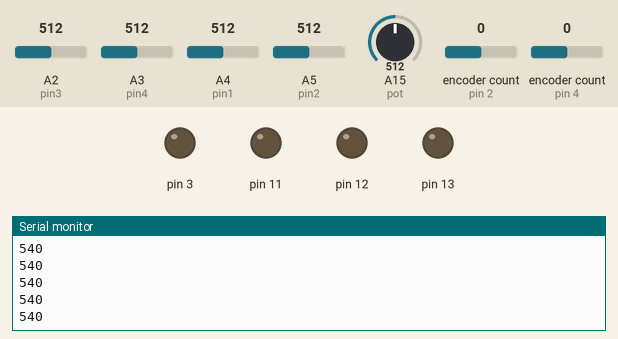
This sketch was run on a simulated Arduino Mega 2560, built with avr-gcc and run on an emulated ATmega2560. Shown: output pins drawn as LEDs (lit = HIGH), the last lines printed to the serial monitor. The test bench sets the inputs (shaded band); at power-on: A15 (pot) = 512, A2 (pin3) = 512, A3 (pin4) = 512, A4 (pin1) = 512, A5 (pin2) = 512, encoder count (sensors on pin 2, pin 4) 0.

Above: at 1.2 s.
1.3 s: A15 (pot) set to 90
At 2.3 s:
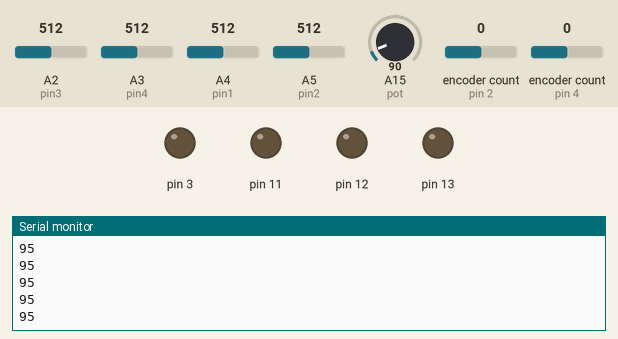
2.8 s: A15 (pot) set to 80
At 3.3 s:
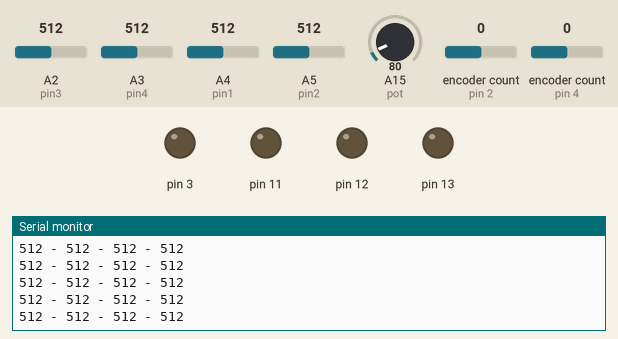
Timing chart, 0 to 5.8 s (numbered marks = the images above; inputs shaded):
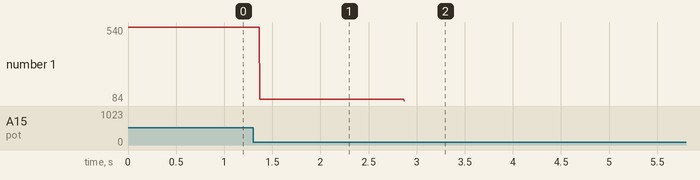

The sketch:

potentio_avec_angle_limit.ino
```cpp
#include <Encoder.h>

Encoder myEnc(2, 5);
Encoder MyEnc2(4, 6);

// var asservissement -- debut
long commande1 = 0;
long commande2 = 0;
int erreur1;
int erreur2;

float kp = 50;
float ki = 0.02;

long t_history = 0;
long t = 0;

float accumulation1 = 0;
float accumulation2 = 0;


// var asservissement -- fin

int pin1 = A4; // bleu              bleu | jaune
int pin2 = A5; // jaune             -----------------------
int pin3 = A2; // rose              rose | violet
int pin4 = A3; // violet

int pot = A15; // potentiometre

String space = " - ";
int sensorVal_1, sensorVal_2, sensorVal_3, sensorVal_4; // resistance de 1OO ohm

void setup() {

  Serial.begin(9600);

  pinMode(3, OUTPUT);
  pinMode(11, OUTPUT);
  pinMode(12, OUTPUT);
  pinMode(13, OUTPUT);

  pinMode(pot,INPUT);

  Serial.begin(9600);
  pinMode(sensorVal_1, INPUT);
  pinMode(sensorVal_2, INPUT);
  pinMode(sensorVal_3, INPUT);
  pinMode(sensorVal_4, INPUT);


}

void loop() {

  int valPotentio = analogRead(pot);
  valPotentio = map(valPotentio, 0, 1023, 0, 1080); // angle 180 à redéfinir
  Serial.println(valPotentio);
  // voir quel moteur est contrôlé par le potentiometre
  // il faut aussi définir l'angle limite pour les 2 moteurs
  // L'angle limite facilement définissable avec le potentiometre
  // pour l'autre moteur

  while(valPotentio<90){ // faire des tests et voir quels sont les valeurs/le domaine où le potentiometre pourra marcher ex: entre 20 et 200

    sensorVal_1 = analogRead(pin1); // photosensor 1
    sensorVal_2 = analogRead(pin2); // photosensor 2
    sensorVal_3 = analogRead(pin3); // photosensor 3
    sensorVal_4 = analogRead(pin4); // photosensor 4
    Serial.print(sensorVal_1+space);
    Serial.print(sensorVal_2+space);
    Serial.print(sensorVal_3+space);
    Serial.print(sensorVal_4);
    Serial.println();

    t = millis();
    // erreur : diff1, etc
    //accumulation = accumulation + ki*erreur*(t - t_history);
    //commande = kp * erreur + accumulation - kd*pente;

    // gestion rotation moteur en fonction des capteurs

    int diff1 = sensorVal_1 - sensorVal_2;
    int diff2 = sensorVal_3 - sensorVal_4;
    int ecart = 20;

    if(abs(diff1)>ecart || abs(diff2)>ecart){
      //Serial.println("HAUT");
      erreur1 = diff1 + diff2;
      accumulation1 = accumulation1 + ki*erreur1*(t - t_history);
      if(abs(accumulation1)>100){ // on fixe un seuil à l'accumulation!
        accumulation1=100;
        }
      commande1 = kp * erreur1 + accumulation1;
      motor1((-1)*commande1);
      Serial.print(t);
      Serial.print(" ; ");
      Serial.print(erreur1);
      Serial.print(" ; ");
      Serial.print(accumulation1);
      Serial.print(" ; ");
      Serial.print(commande1);
      Serial.println(" ; ");
    }
    else{
      motor1(0);
      }
    int diff3 = sensorVal_1 - sensorVal_3;
    int diff4 = sensorVal_2 - sensorVal_4;

    if(abs(diff3)>ecart || abs(diff4)>ecart){
      erreur2 = diff3 + diff4;
      accumulation2 = accumulation2 + ki*erreur2*(t - t_history);
      if(abs(accumulation2)>100){
        accumulation2=100;
        }
      commande2 = kp * erreur2 + accumulation2;
      motor2(commande2);
      Serial.print(t);
      Serial.print(" ; ");
      Serial.print(erreur2);
      Serial.print(" ; ");
      Serial.print(accumulation2);
      Serial.print(" ; ");
      Serial.print(commande2);
      Serial.println(" ; ");
    }
    else{
      motor2(0);
      }

    t_history = t;


      }

  // on cherche à arrêter le moteur pour pas qu'il "tombe" et qu'il se stop à son angle limite
  motor2(0); // dépend du moteur où on va fixer le potentiometre

}

void motor1(int vitesse) { // vitesse de -255 à 255

   if (vitesse > 0) {

      digitalWrite(12, HIGH);

   } else {

      digitalWrite(12, LOW);

   }

   vitesse = abs(vitesse);

   if (vitesse > 255) vitesse = 255;

   analogWrite(3, vitesse);

}
void motor2(int vitesse) { // vitesse de -255 à 255

   if (vitesse > 0) {

      digitalWrite(13, HIGH);

   } else {

      digitalWrite(13, LOW);

   }

   vitesse = abs(vitesse);

   if (vitesse > 255) vitesse = 255;

   analogWrite(11, vitesse);

}
```

Measured:
- the behaviour switches between 86 and 85 on A15 (pot) (found by bisection; images 1 and 2)
- after the input at 1.3 s, the serial monitor: prints a new line after 0.07 s (image 1)
- after the input at 2.8 s, the serial monitor: prints a new line after 0.07 s (image 2)
- plotted number 1: 540 → 95 after the input at 1.3 s, 95 → 84 after the input at 2.8 s
